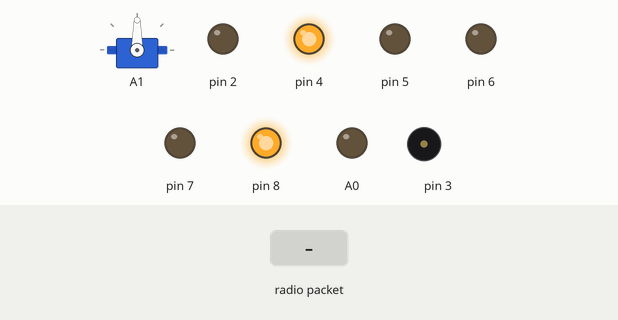
Simulated run of this sketch. Board: Arduino Uno, built with avr-gcc and run on an emulated ATmega328P. Parts: servo, output pins drawn as LEDs (lit = HIGH), buzzer (waves = sounding). Inputs (shaded band) come from the test bench. No radio packets arrive unless stated.

Above: at 1.2 s.
1.3 s: radio packet "1" arrives
At 1.7 s:
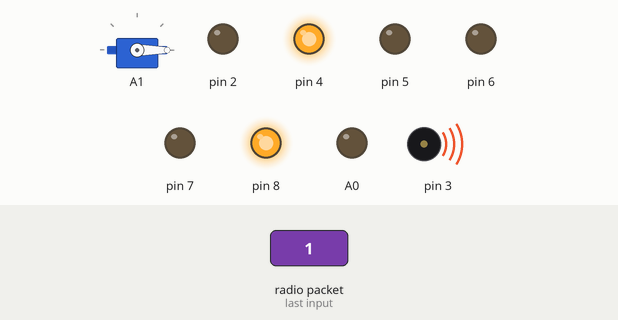
Timing chart, 0 to 4.3 s (numbered marks = the images above; inputs shaded):
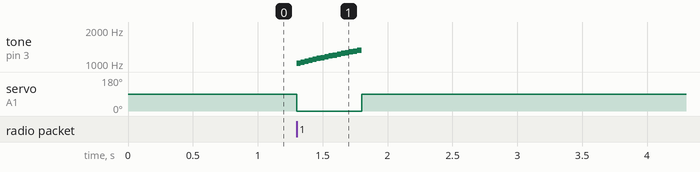

The sketch:

rc_receiver.ino
```cpp
#include <SPI.h>
#include <RF24.h>
#include <Servo.h>


struct RCpackage {
  bool buzzer;
  bool leds;
  int16_t direction_x;
  int16_t direction_y;
  int16_t servo_x;
};


class RC_Car {

  private:
    // engines pins
    int l_engine_H;
    int l_engine_L;
    int r_engine_H;
    int r_engine_L;

    // pwm pins (SPEED)
    int r_engine_V;
    int l_engine_V;

    // led pin
    int LED_pin;

    // buzzer pin
    int BUZZER_pin;

    // buzzer config
    int freq = 1000;
    bool ascending = true;
    unsigned long lastToneChange = 0;

    //servo class instancied
    Servo myservo;


    void moveToFront() {
      digitalWrite(l_engine_H, HIGH);
      digitalWrite(l_engine_L, LOW);
      digitalWrite(r_engine_H, HIGH);
      digitalWrite(r_engine_L, LOW);
    }

    void moveToBack() {
      digitalWrite(l_engine_H, LOW);
      digitalWrite(l_engine_L, HIGH);
      digitalWrite(r_engine_H, LOW);
      digitalWrite(r_engine_L, HIGH);
    }

    void invertRotateLeft() {
      digitalWrite(l_engine_H, LOW);
      digitalWrite(l_engine_L, HIGH);

      digitalWrite(r_engine_H, HIGH);
      digitalWrite(r_engine_L, LOW);
    }

    void invertRotateRight() {
      digitalWrite(r_engine_H, LOW);
      digitalWrite(r_engine_L, HIGH);

      digitalWrite(l_engine_H, HIGH);
      digitalWrite(l_engine_L, LOW);
    }

  public:
    RCpackage package;

    void begin() {

      package.buzzer = false;
      package.leds = false;
      package.servo_x = 90;
      package.direction_x = 0;
      package.direction_y = 0;

      // left
      analogWrite(l_engine_V, 0);
      digitalWrite(l_engine_H, HIGH);
      digitalWrite(l_engine_L, LOW);
      // right
      analogWrite(r_engine_V, 0);
      digitalWrite(r_engine_H, HIGH);
      digitalWrite(r_engine_L, LOW);

      // SERVO
      myservo.write(90);
    }

    void setLeftEngine(int pinHIGH, int pinLOW, int pinVelocity) {
      // define pinMode
      l_engine_H = pinHIGH;
      l_engine_L = pinLOW;
      l_engine_V = pinVelocity;

      pinMode(l_engine_H, OUTPUT);
      pinMode(l_engine_L, OUTPUT);
      pinMode(l_engine_V, OUTPUT);
    }

    void setRightEngine(int pinHIGH, int pinLOW, int pinVelocity) {
      // define pinMode
      r_engine_H = pinHIGH;
      r_engine_L = pinLOW;
      r_engine_V = pinVelocity;

      pinMode(r_engine_H, OUTPUT);
      pinMode(r_engine_L, OUTPUT);
      pinMode(r_engine_V, OUTPUT);
    }

    void setLed(int ledPin) {
      LED_pin = ledPin;
      pinMode(LED_pin, OUTPUT);
    }

    void setBuzzer(int buzzerPin) {
      BUZZER_pin = buzzerPin;
      pinMode(BUZZER_pin, OUTPUT);
    }

    void setServo(int servoPin) {
      myservo.attach(servoPin);
    }

    void moveCar() {
      if (package.direction_y > 0) {
        moveToFront();
      } else if (package.direction_y < 0) {
        moveToBack();
      } else {
        analogWrite(r_engine_V, 0);
        analogWrite(l_engine_V, 0);
      }

      if (package.direction_x > 0) {
        // TURN TO RIGHT
        int speed = abs(package.direction_y);
        int turn = abs(package.direction_x);

        if (package.direction_y == 0) {
          invertRotateRight();
        }
        // IF DIRECTION Y = 0 SET ONLY TURN ELSE SET SPEED - TURN
        analogWrite(r_engine_V, constrain(package.direction_y ? speed -turn : turn, 0, 230)); // RIGHT MOTOR
        // IF DIRECTION Y = 0 SET MAX_SPEED ELSE SET SPEED_JOISTICK Y
        analogWrite(l_engine_V, package.direction_y != 0 ? constrain(speed, 0, 230) : 230); // LEFT MOTOR

      } else if (package.direction_x < 0) {

        // TURN TO LEFT
        int speed = abs(package.direction_y);
        int turn = abs(package.direction_x);

        if (package.direction_y == 0) {
          invertRotateLeft();
        }

        // IF DIRECTION Y = 0 SET ONLY TURN ELSE SET SPEED - TURN
        analogWrite(l_engine_V, constrain(package.direction_y ? speed -turn : turn, 0, 230)); // LEFT MOTOR
        // IF DIRECTION Y = 0 SET MAX_SPEED ELSE SET SPEED_JOISTICK Y
        analogWrite(r_engine_V, package.direction_y != 0? constrain(speed, 0, 230) : 230); // RIGHT MOTOR

      } else {
        // MOVE TO FORWARD
        int speed = abs(package.direction_y);
        analogWrite(r_engine_V, constrain(speed, 0, 230));
        analogWrite(l_engine_V, constrain(speed, 0, 230));
      }
    }

    void alarm() {

      if (package.buzzer) {
        tone(BUZZER_pin, freq);

        if (millis() - lastToneChange > 30) {
          lastToneChange = millis();

          if (ascending) {
            freq += 20;
            if (freq >= 1500) ascending = false;
          } else {
            freq -= 20;
            if (freq <= 600) ascending = true;
          }
        }

      } else {
        noTone(BUZZER_pin);
      }
    }

    void lights() {
      digitalWrite(LED_pin, package.leds? HIGH : LOW);
    }
    void head() {
      myservo.write(package.servo_x);
    }

};

// INITAL CONFIGS
RF24 radio(9, 10); // SPI CONFIG (SCK = 13; MISO = 12; MOSI = 11;)
RC_Car mycar;

// LOGICAL MILLIS VARIABLES
unsigned long lastPacketTime = 0;
const byte ADDRESS[6] = "32802";

void setup() {

  // STANDBY PIN ON VCC

  // CAR BEGIN
  mycar.setLeftEngine(8, 7, 6);
  mycar.setRightEngine(4, 2, 5);
  mycar.setBuzzer(3);
  mycar.setServo(A1);
  mycar.setLed(A0);
  mycar.begin();

  // NRF24 BEGIN
  if (!radio.begin()) {
    pinMode(13, OUTPUT);
    digitalWrite(13, HIGH);
    while (1);
  }
  radio.setChannel(100);
  radio.openReadingPipe(0, ADDRESS);
  radio.setPALevel(RF24_PA_HIGH);
  radio.setDataRate(RF24_250KBPS);
  radio.setAutoAck(false);
  radio.startListening();
}

void loop() {

  if (radio.available()) {
    radio.read(&mycar.package, sizeof(mycar.package));
    lastPacketTime = millis();
  }

  if (millis() - lastPacketTime > 500) {
    mycar.package.direction_x = 0;
    mycar.package.direction_y = 0;
    mycar.package.buzzer = false;
    mycar.package.leds = false;
    mycar.package.servo_x = 90;
  }
  mycar.moveCar();
  mycar.lights();
  mycar.alarm();
  mycar.head();
}
```

Measured:
- after the input at 1.3 s, tone on pin 3: plays 1020 Hz for 0.03 s, 1040 Hz for 0.03 s, 1060 Hz for 0.03 s, 1080 Hz for 0.03 s, 1100 Hz for 0.03 s, 1120 Hz for 0.03 s … (16 notes in this stretch), starting at once; servo on A1: 90° → 0° at once, → 90° 0.50 s later
